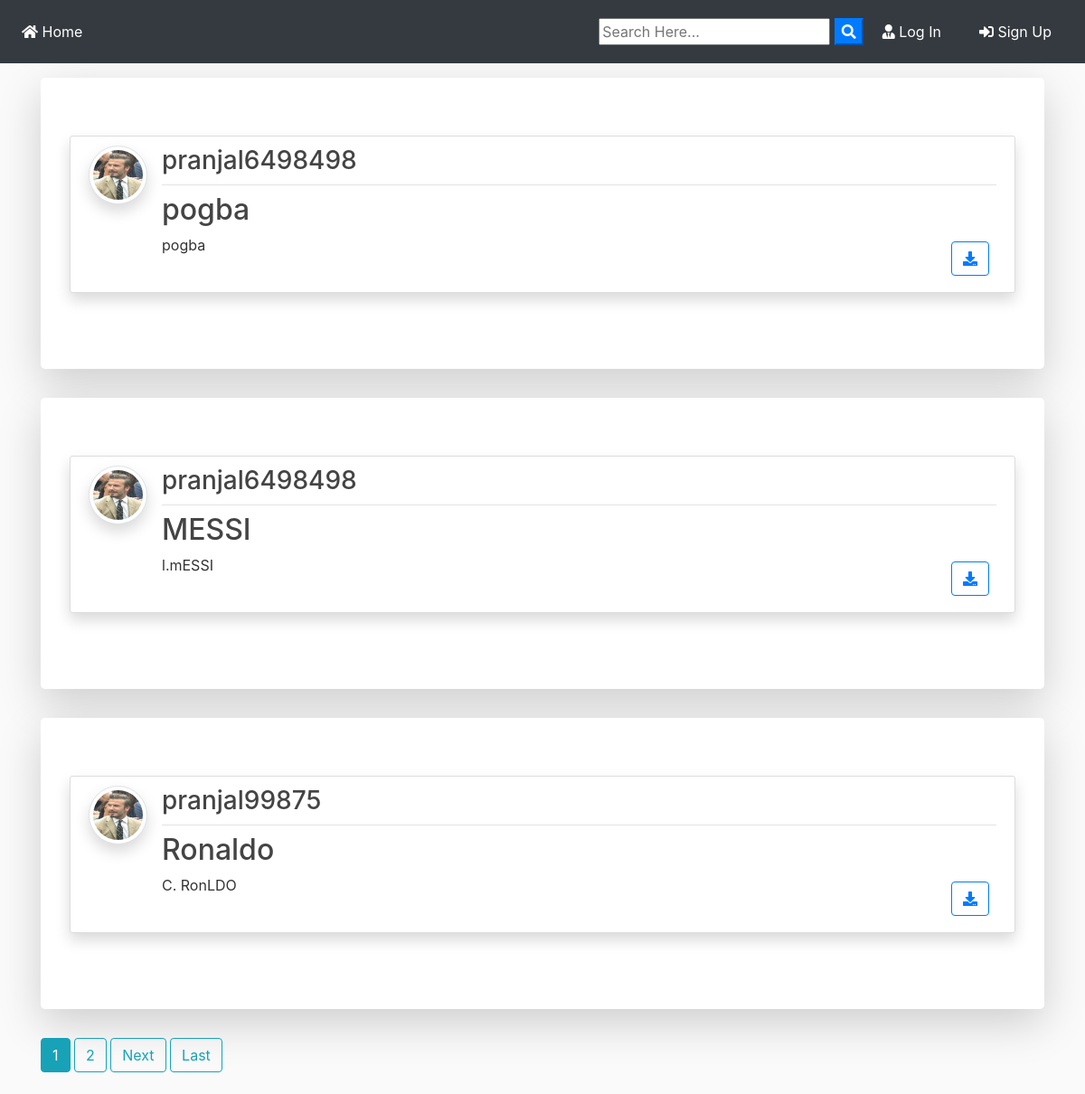
Before: / with the older database file.
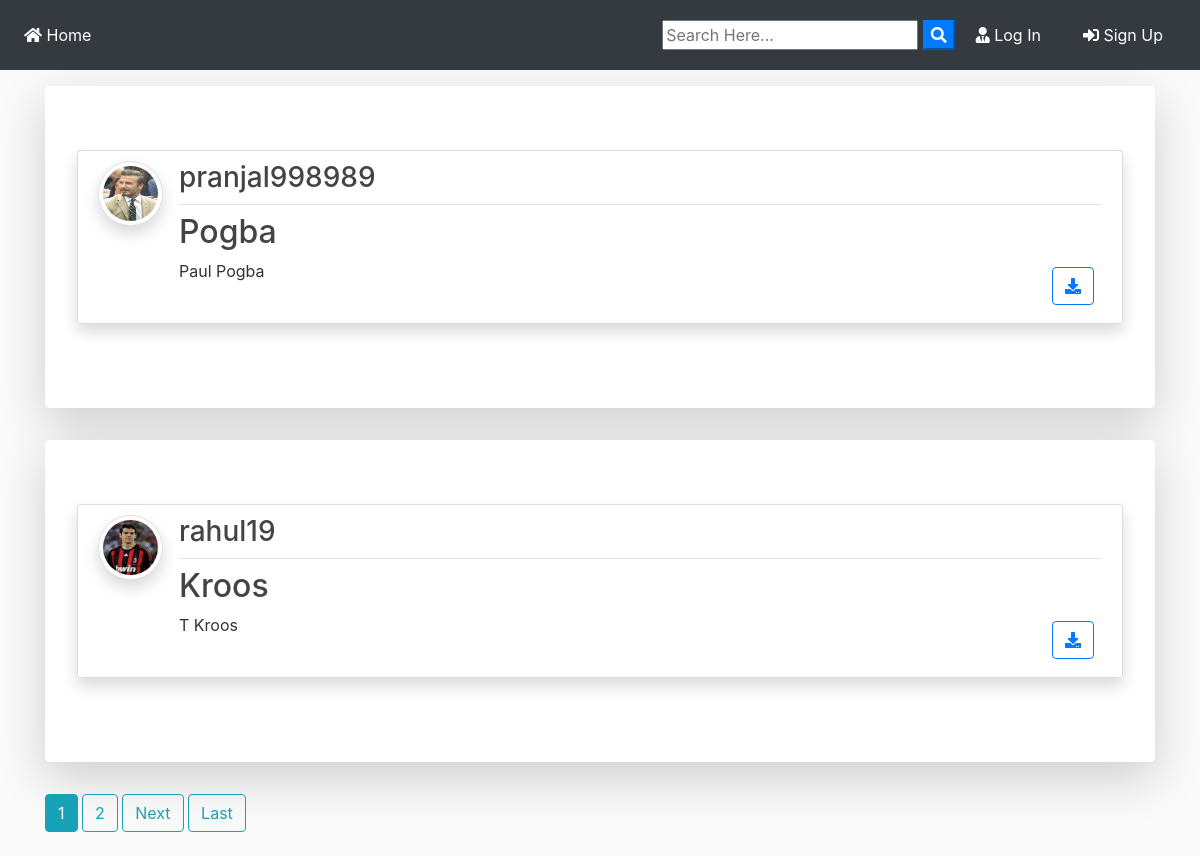
After: the same page with the newer database file.
### blog/models.py (models this page shows, shortened)
class Post(models.Model):
	title = models.CharField(max_length=100)
	file = models.FileField(null=True,blank=True,upload_to='Files')
	content = models.TextField()
	date_posted = models.DateTimeField(default=timezone.now)
	author = models.ForeignKey(User, on_delete=models.CASCADE)
	private = models.BooleanField()

### users/models.py (models this page shows, shortened)
class Profile(models.Model):
    user = models.OneToOneField(User, on_delete=models.CASCADE)
    image = models.ImageField(default='default.jpg', upload_to='profile_pics')

### blog/views.py (the view)
# urls.py: path('', PostListView.as_view(), name='blog-home'),
class PostListView(ListView):
    model = Post
    template_name = 'blog/home.html'  # <app>/<model>_<viewtype>.html
    context_object_name = 'posts'
    ordering = ['-date_posted']
    paginate_by = 4

### blog/templates/blog/home.html (shortened to what this page needs)
{% extends "blog/base.html" %}
{% block content %}
    {% for post in posts %}
      {% if post.private == False %}
      <div class="jumbotron mt-3 bg-white shadow-lg">
      <article class="media content-section shadow">
        <a href="{{ post.author.profile.image.url }} " target="_blank"> <img src="{{ post.author.profile.image.url }}  " alt="" class="article-img rounded-circle img-thumbnail img-fluid shadow">
        </a>
        <div class="media-body">
          <div class="article-metadata d-flex justify-content-between">
            <a class="mr-2 " href="{% url 'user-posts' post.author.username  %}"><h3>{{ post.author }}</h3></a>
          </div>
          <h2><a class="article-title text-justify " href="{% url 'post-detail' post.id %}">{{ post.title }}</a></h2>
          <div class="d-flex justify-content-between">
            <p class="article-content text-justify text-truncate overflow-hidden">{{ post.content }}</p>
            {% if post.file %}
          <div class="form-group mt-0 pt-0  m-2">
            <a class="btn btn-outline-primary  btn-d "  href="{{ post.file.url }}"  download type="submit"><i class="fas fa-download"></i></a>
          </div>
          {% endif %}
          </div>
        </div>
      </article>
      </div>
      {% endif %}
    {% endfor %}
    {% if is_paginated %}
      {% for num in page_obj.paginator.page_range %}
        {% if page_obj.number == num %}
          <a class="btn btn-info mb-4" href="?page={{ num }}">{{ num }}</a>
        {% elif num > page_obj.number|add:'-3' and num < page_obj.number|add:'3' %}
          <a class="btn btn-outline-info mb-4" href="?page={{ num }}">{{ num }}</a>
        {% endif %}
      {% endfor %}
      {% if page_obj.has_next %}
        <a class="btn btn-outline-info mb-4" href="?page={{ page_obj.next_page_number }}">Next</a>
        <a class="btn btn-outline-info mb-4" href="?page={{ page_obj.paginator.num_pages }}">Last</a>
      {% endif %}
    {% endif %}
{% endblock content %}

Changed rows visible on the page:
removed Post: author.profile.image (picture), author "pranjal6498498", title "pogba", content "pogba"
removed Post: author.profile.image (picture), author "pranjal6498498", title "MESSI", content "l.mESSI"
removed Post: author.profile.image (picture), author "pranjal99875", title "Ronaldo", content "C. RonLDO"
added Post: author.profile.image (picture), author "pranjal998989", title "Pogba", content "Paul Pogba"
added Post: author.profile.image (picture), author "rahul19", title "Kroos", content "T Kroos"
